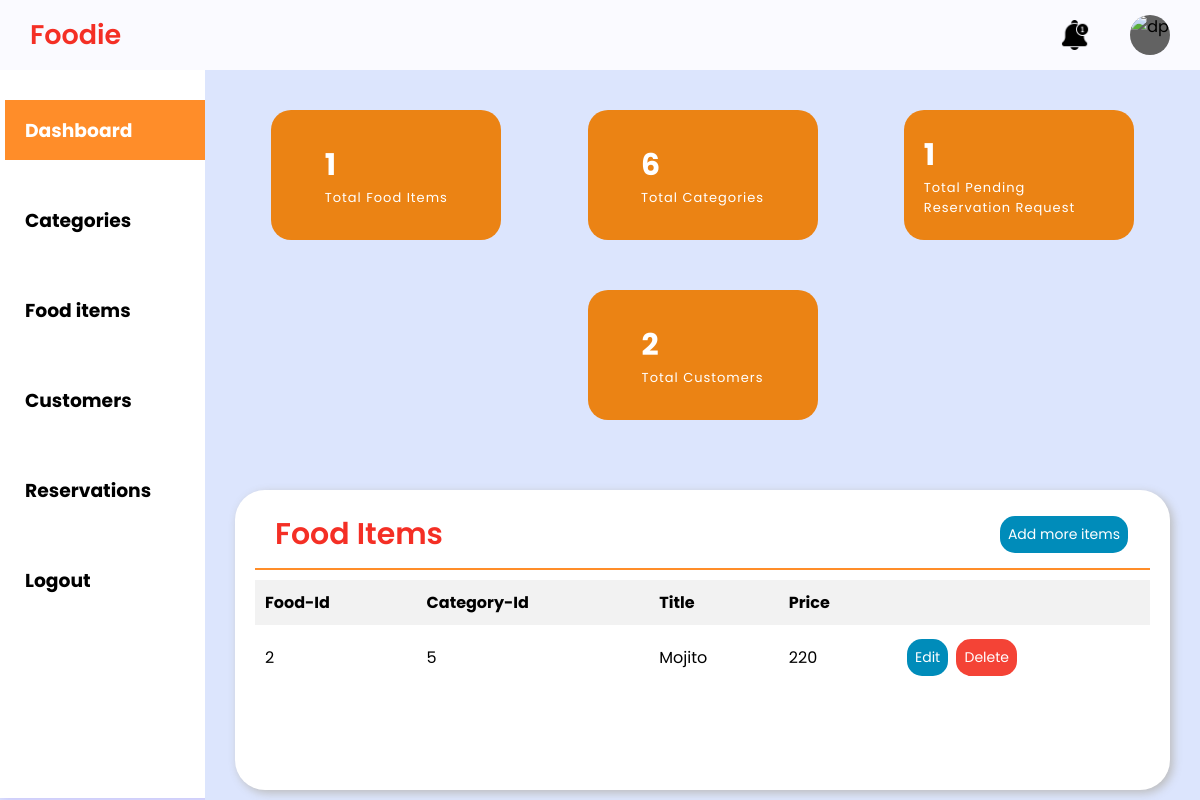
Before: /admin-dashboard/foodItems/ with the older database file.
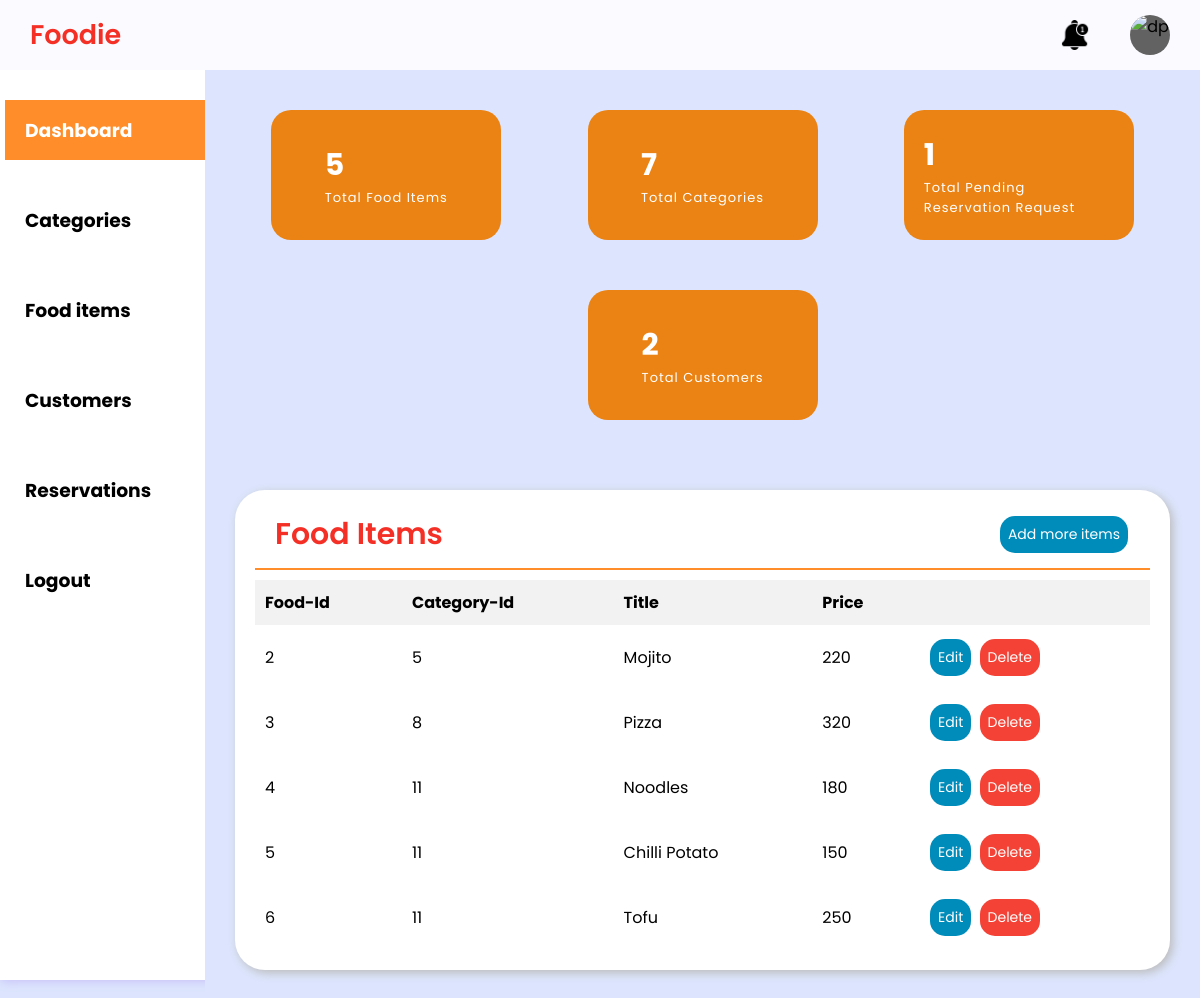
After: the same page with the newer database file.
### Home_App/models.py (models this page shows)
class food_table(models.Model):
    food_id = models.AutoField(primary_key=True)
    food_title = models.CharField(max_length=30)
    description = models.CharField(max_length=50)
    price = models.IntegerField()
    img_name = models.CharField(max_length=20)
    category_id = models.ForeignKey(category_table,on_delete=models.CASCADE)
    feature = models.CharField(max_length=20)

class category_table(models.Model):
    category_id = models.AutoField(primary_key=True)
    category_title = models.CharField(max_length=55)
    img_name = models.CharField(max_length = 55)
    feature = models.CharField(max_length = 90)
    def __str__(self):
        return str(self.category_id)

### Home_App/views.py (the view)
# urls.py: path('admin-dashboard/',hv.adminDashboard, name='admin-dashboard'),
def adminDashboard(request, section=None):
    section_template = {
        'categories': 'admin-dashboard-category.html',
        'customers': 'admin-dashboard-customers.html',
        'foodItems': 'admin-dashboard-foodItems.html',
        'reservation':'admin-dashboard-reservation.html',
        'recentOrders': 'admin-dashboard-recentOrders.html'
    }
    template_name = section_template.get(section, 'admin-dashboard.html')
    categories = category_table.objects.all()
    category_count = category_table.objects.count()
    foodItems = food_table.objects.all()
    foodItem_count = food_table.objects.count()
    customers = customer_table.objects.all()
    customer_count=customer_table.objects.count()
    reservation=reservation_table.objects.all()
    reservation_count=reservation_table.objects.filter(status='pending').count
    return render(request, template_name, {'categories':categories, 'categoryCount':category_count, 'foodItems':foodItems, 'food_item_count':foodItem_count, 'customers':customers, 'customerCount':customer_count, 'reservations':reservation, 'reservation_count':reservation_count})

### Template/admin-dashboard-foodItems.html (shortened to what this page needs)
{% extends 'admin-dashboard.html' %}
{% block content %}
<section class="foodItems-table-section">
    <div class="foodItems-table-section">
        <div class="report-container">
            <div class="report-header">
                <h1 class="recent-orders">Food Items</h1>
                <a href="{% url 'admin-dashboard-foodItems-add' %}" class="btn-add">Add more items</a>
            </div>
            <table class="report-body">
                <thead class="report-topic-head">
                    <th class="t-op">Food-Id</th>
                    <th class="t-op">Category-Id</th>
                    <th class="t-op">Title</th>
                    <th class="t-op">Price</th>
                    <th class="t-op"></th>
                </thead>
                <tbody class="items12">
                    {% for item in foodItems %}
                    <tr>
                        <td class="t-op-nextlvl">{{ item.food_id}}</td>
                        <td class="t-op-nextlvl"> {{ item.category_id}} </td>
                        <td class="t-op-nextlvl">{{ item.food_title}}</td>
                        <td class="t-op-nextlvl">{{ item.price}}</td>
                        <td class="t-op-nextlvl">
                            <div class="update-btn">
                                <a href="{% url 'edit_food' food_id=item.food_id %}" class="btn-edit">Edit</a>
                                <a href="{% url 'delete_food' food_id=item.food_id  %}" class="btn-delete">Delete</a>
                            </div>
                        </td>
                    </tr>
                    {% endfor %}
                </tbody>
            </div>
        </div>
    </div>
{% endblock %}

Changed rows visible on the page:
added food_table: food_id "3", category_id "8", food_title "Pizza", price "320"
added food_table: food_id "4", category_id "11", food_title "Noodles", price "180"
added food_table: food_id "5", category_id "11", food_title "Chilli Potato", price "150"
added food_table: food_id "6", category_id "11", food_title "Tofu", price "250"
Other visible differences:
{{ food_item_count }}: "1" → "5"
{{ categoryCount }}: "6" → "7"
